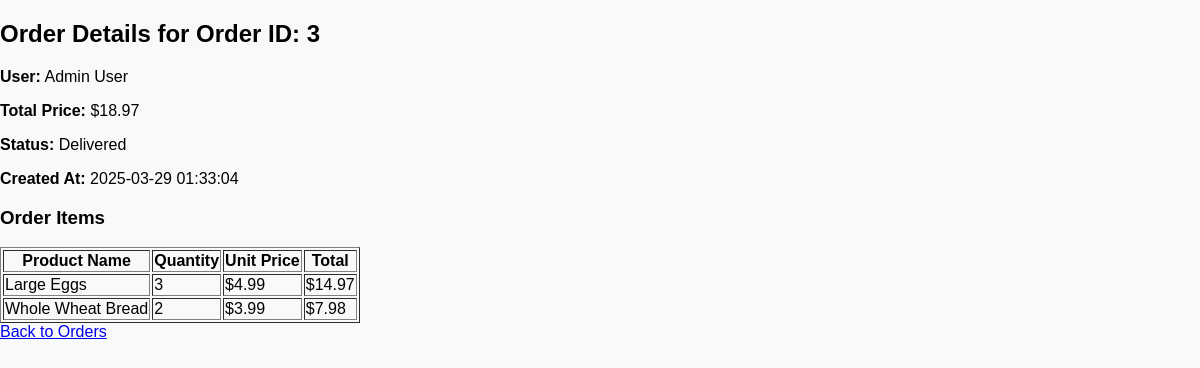
Page /view_order.php?id=3 on the committed database.
### tables this page shows
CREATE TABLE IF NOT EXISTS Orders (
    order_id INT AUTO_INCREMENT PRIMARY KEY,
    user_id INT,
    total_price DECIMAL(10,2),
    order_status ENUM('Pending', 'Shipped', 'Delivered', 'Cancelled') DEFAULT 'Pending',
    created_at TIMESTAMP DEFAULT CURRENT_TIMESTAMP,
    FOREIGN KEY (user_id) REFERENCES Users(user_id)
);

CREATE TABLE IF NOT EXISTS Users (
    user_id INT AUTO_INCREMENT PRIMARY KEY,
    first_name VARCHAR(50),
    last_name VARCHAR(50),
    email VARCHAR(100) UNIQUE,
    password VARCHAR(255),
    phone VARCHAR(15),
    address TEXT,
    profile_picture VARCHAR(255),
    role ENUM('user', 'admin') DEFAULT 'user',
    created_at TIMESTAMP DEFAULT CURRENT_TIMESTAMP
);

CREATE TABLE IF NOT EXISTS OrderItems (
    order_item_id INT AUTO_INCREMENT PRIMARY KEY,
    order_id INT,
    product_id INT,
    quantity INT,
    unit_price DECIMAL(10,2),
    FOREIGN KEY (order_id) REFERENCES Orders(order_id),
    FOREIGN KEY (product_id) REFERENCES Products(product_id)
);

CREATE TABLE IF NOT EXISTS Products (
    product_id INT AUTO_INCREMENT PRIMARY KEY,
    name VARCHAR(255),
    description TEXT,
    price DECIMAL(10,2),
    stock_quantity INT,
    category_id INT,
    vendor_id INT,  
    image_url VARCHAR(255),
    created_at TIMESTAMP DEFAULT CURRENT_TIMESTAMP,
    FOREIGN KEY (category_id) REFERENCES Categories(category_id),
    FOREIGN KEY (vendor_id) REFERENCES Vendors(vendor_id)  
);

### src/view_order.php (the view, shortened to what this page needs)
<?php
include 'config.php';
if (isset($_GET['id'])) {
    $order_id = $_GET['id'];
    try {
        $stmt = $pdo->prepare("SELECT o.order_id, o.total_price, o.order_status, o.created_at,
                                       u.first_name, u.last_name
                                FROM Orders o
                                JOIN Users u ON o.user_id = u.user_id
                                WHERE o.order_id = :order_id");
        $stmt->bindParam(':order_id', $order_id, PDO::PARAM_INT);
        $stmt->execute();
        $order = $stmt->fetch(PDO::FETCH_ASSOC);
        $stmt_items = $pdo->prepare("SELECT oi.order_item_id, p.name AS product_name, oi.quantity, oi.unit_price,
                                            (oi.quantity * oi.unit_price) AS item_total
                                     FROM OrderItems oi
                                     JOIN Products p ON oi.product_id = p.product_id
                                     WHERE oi.order_id = :order_id");
        $stmt_items->bindParam(':order_id', $order_id, PDO::PARAM_INT);
        $stmt_items->execute();
        $order_items = $stmt_items->fetchAll(PDO::FETCH_ASSOC);
    } catch (PDOException $e) {
        die("Query failed: " . $e->getMessage());
    }
} else {
    die("Order ID is missing.");
}
?>
<!DOCTYPE html>
<html lang="en">
<head>
    <link rel="stylesheet" href="styles.css">
</head>
<body>
    <h2>Order Details for Order ID: <?= htmlspecialchars($order['order_id']) ?></h2>
    <p><strong>User:</strong> <?= htmlspecialchars($order['first_name']) ?> <?= htmlspecialchars($order['last_name']) ?></p>
    <p><strong>Total Price:</strong> $<?= number_format($order['total_price'], 2) ?></p>
    <p><strong>Status:</strong> <?= htmlspecialchars($order['order_status']) ?></p>
    <p><strong>Created At:</strong> <?= date("Y-m-d H:i:s", strtotime($order['created_at'])) ?></p>
    <h3>Order Items</h3>
    <table border="1">
        <thead>
            <tr>
                <th>Product Name</th>
                <th>Quantity</th>
                <th>Unit Price</th>
                <th>Total</th>
            </tr>
        </thead>
        <tbody>
            <?php foreach ($order_items as $item): ?>
                <tr>
                    <td><?= htmlspecialchars($item['product_name']) ?></td>
                    <td><?= htmlspecialchars($item['quantity']) ?></td>
                    <td>$<?= number_format($item['unit_price'], 2) ?></td>
                    <td>$<?= number_format($item['item_total'], 2) ?></td>
                </tr>
            <?php endforeach; ?>
        </tbody>
    </table>
    <a href="admin.php?page=orders">Back to Orders</a>
</body>
</html>

### assets/css/styles.css (style rules this page uses)
body { font-family: Arial, sans-serif; margin: 0; padding: 0; background-color: #f9f9f9; color: #000; }

### rows in the picture
orders: order_id "3", user.first_name "Admin", user.last_name "User", total_price "18.97", order_status "Delivered", created_at "2025-03-29 01:33:04"
orderitems: product.name "Large Eggs", quantity "3", unit_price "4.99", item_total "14.97"
orderitems: product.name "Whole Wheat Bread", quantity "2", unit_price "3.99", item_total "7.98"
